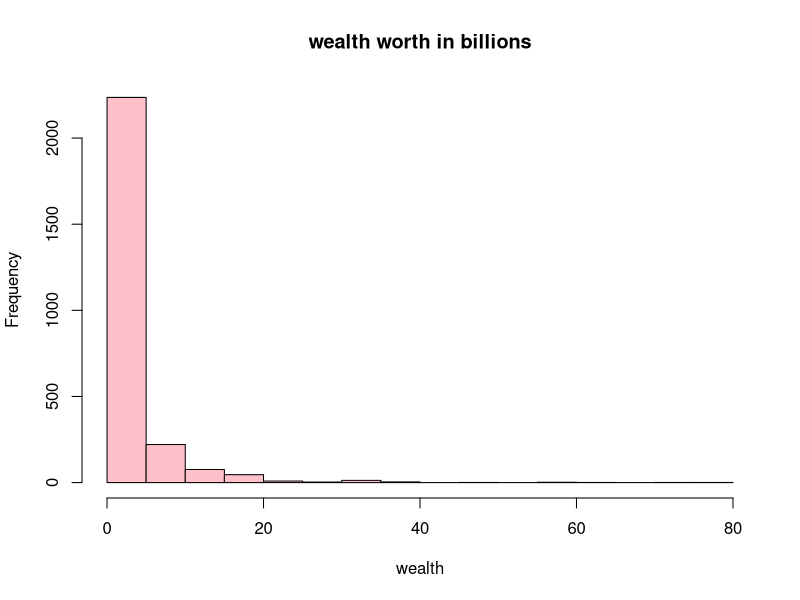
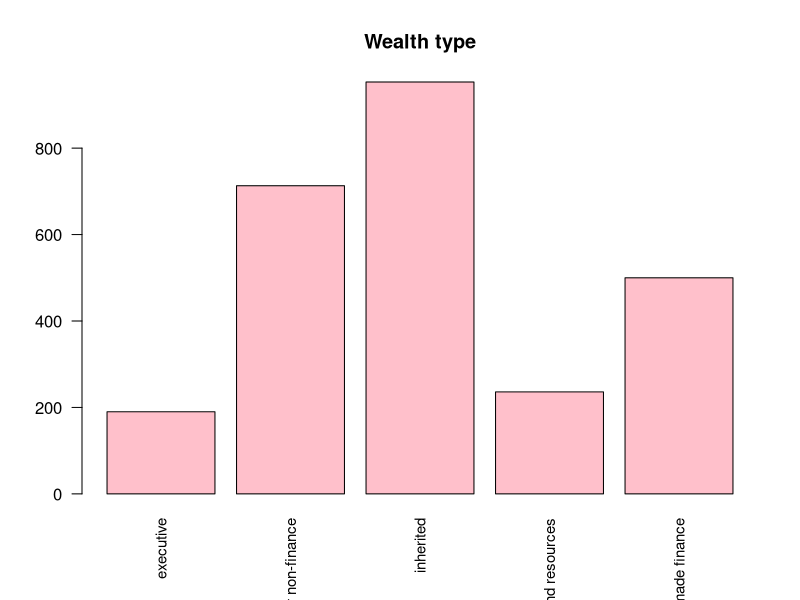
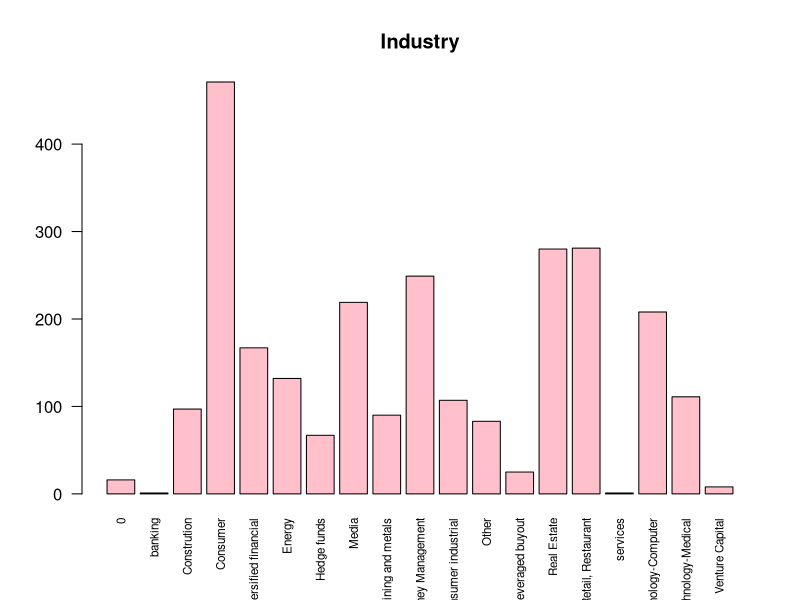
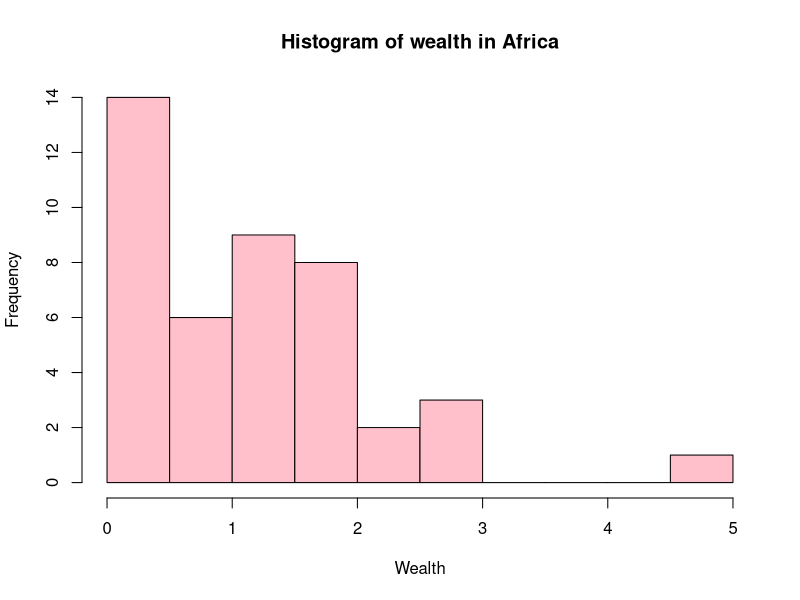
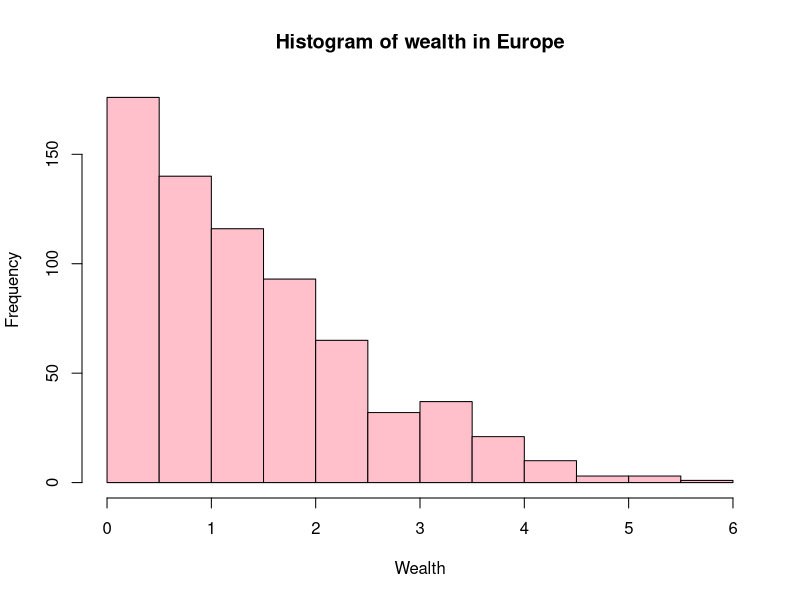
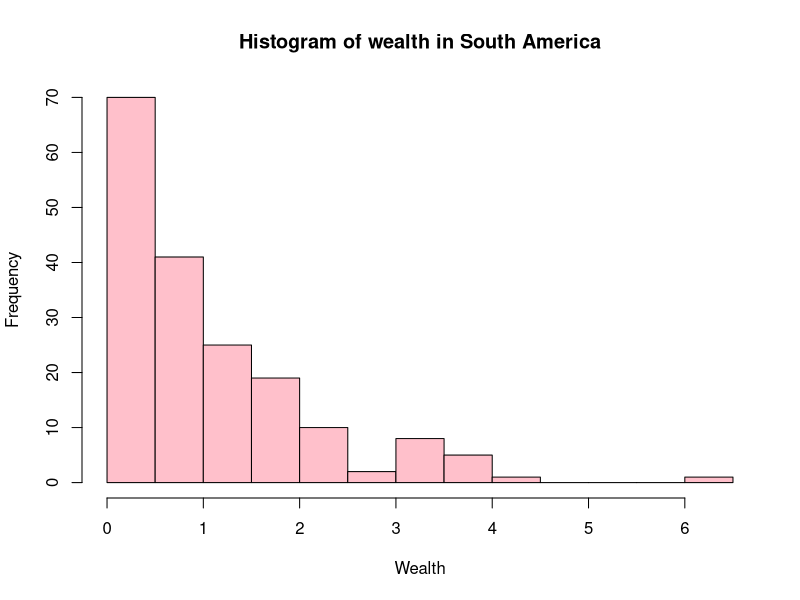
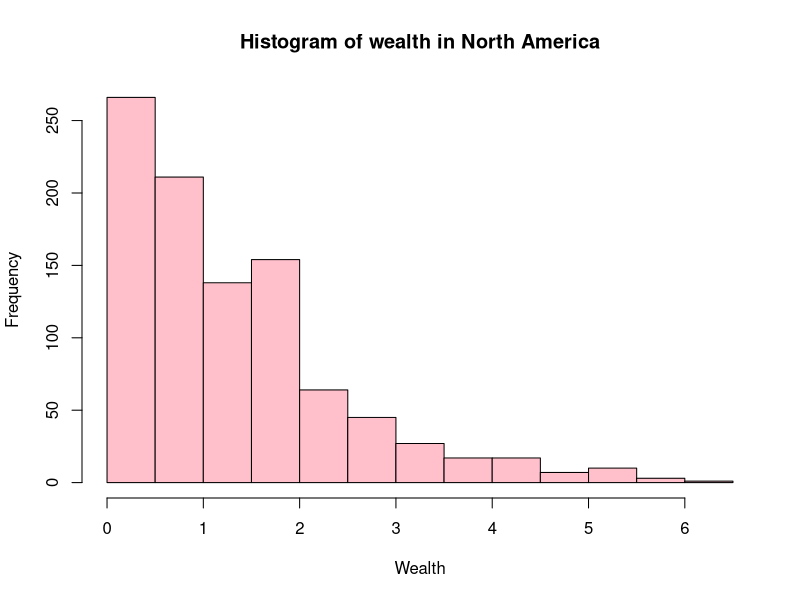
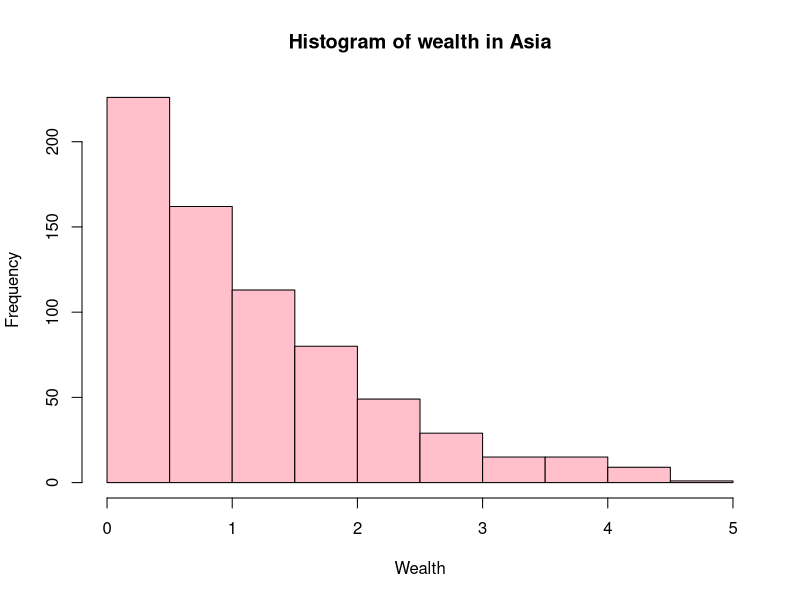

Write R code to recreate these figures, in order.
## ---- chunk 1
knitr::opts_chunk$set(echo = TRUE)
## ---- chunk 2
library("readxl")
library(tidyverse)
library(dplyr)
library(fastDummies)

## ---- chunk 3
# Učitavanje podataka iz excel datoteke
# Promijeniti path u put do datoteke s podacima
bill_data <- read_excel("billionaires.xlsx")
## ---- chunk 4
dim(bill_data) # dimenzije: 2614 redaka i 22 stupaca
names(bill_data) # imena stupaca
view(bill_data)

# klase pojedinih stupaca
sapply(bill_data, class)

# klasa tablice
class(bill_data) 
# zaključak: bill_data podaci su dobro učitani
## ---- chunk 5
# Pomoćna funkcija za izbacivanje stršećih vrijednosti
remove_outliers <- function(data, data_column) {
  quartiles <- quantile(data_column, probs=c(.25, .75), na.rm = FALSE)
  IQR <- IQR(data_column)
  Lower <- quartiles[1] - 1.5*IQR
  Upper <- quartiles[2] + 1.5*IQR 
  
  return(subset(data, data_column >= Lower & data_column <= Upper))
}

cat('\n Dimenzija podataka: ', dim(bill_data))
## ---- chunk 6
for (col_name in names(bill_data)){
  if (sum(is.na(bill_data[,col_name])) > 0){
    cat('Ukupno nedostajućih vrijednosti za varijablu'
        ,col_name, ': ', sum(is.na(bill_data[,col_name])),'\n')
  }
}

## ---- chunk 7

hist(bill_data$`wealth.worth in billions` ,main='wealth worth in billions', xlab='wealth', ylab='Frequency', col="pink")


summary(bill_data$`wealth.worth in billions`)

## ---- chunk 8

barplot(table(bill_data$wealth.type),las=2,cex.names=.9,main='Wealth type',col="pink")


## ---- chunk 9
barplot(table(bill_data$wealth.how.industry),las=2,cex.names=.7,main='Industry',col="pink")


## ---- chunk 10

table(bill_data$demographics.gender)

## ---- chunk 11
median(bill_data$demographics.age)
mean(bill_data$demographics.age)



## ---- chunk 12
levels(factor(bill_data$location.region))
## ---- chunk 13
# is.na ce nam vratiti logical vektor koji ima TRUE na mjestima gdje ima NA:
sum(is.na(bill_data$location.region)) 
 

## ---- chunk 14
table(bill_data$location.region)



## ---- chunk 15


bill_data$location.citizenship[bill_data$location.region == "Middle East/North Africa"]
bill_data$location.citizenship[bill_data$location.region == "0"]

## ---- chunk 16
bill_data_copy = data.frame(bill_data)
tracemem(bill_data)==tracemem(bill_data_copy)
untracemem(bill_data_copy)
untracemem(bill_data_copy)
## ---- chunk 17
# Združimo Europu
for (column_name in c("Europe")){
  bill_data_copy$location.region[bill_data_copy$location.region == column_name] = "Europe";
}

# Združimo Afriku
for (column_name in c("Lebanon","Egypt","Morocco","Algeria")){
  bill_data_copy$location.region[bill_data_copy$location.citizenship == column_name] = "Africa";
}

for (column_name in c("Sub-Saharan Africa")){
  bill_data_copy$location.region[bill_data_copy$location.region == column_name] = "Africa";
}

# združimo Sjevernu Ameriku
for (column_name in c("North America")){
  bill_data_copy$location.region[bill_data_copy$location.region == column_name] = "North America";
  
  for (column_name in c("Bermuda")){
  bill_data_copy$location.region[bill_data_copy$location.citizenship == column_name] = "North America";
}
}

# Združimo Južnu Ameriku
for (column_name in c("Latin America")){
  bill_data_copy$location.region[bill_data_copy$location.region == column_name] = "South America";
}

# Združimo Aziju
for (column_name in c("East Asia","South Asia")){
  bill_data_copy$location.region[bill_data_copy$location.region == column_name] = "Asia";
}
for (column_name in c("Saudi Arabia","Kuwait","United Arab Emirates","Israel","Turkey","Oman","Bahrain")){
  bill_data_copy$location.region[bill_data_copy$location.citizenship == column_name] = "Asia";
}

#Združimo Australiju
for (column_name in c("Australia")){
  bill_data_copy$location.region[bill_data_copy$location.citizenship == column_name] = "Australia";
}


bill_data_copy

## ---- chunk 18
tbl = table(bill_data_copy$location.region)
print(tbl)

## ---- chunk 19

# logaritmirali smo wealth kako bi dobili lijepšu distribuciju na grafovima

wealth <- log(bill_data_copy$wealth.worth.in.billions, 2)

require(nortest)
lillie.test(wealth)

lillie.test(wealth[bill_data_copy$location.region=='Africa'])
lillie.test(wealth[bill_data_copy$location.region=='Europe'])
lillie.test(wealth[bill_data_copy$location.region=='South America'])
lillie.test(wealth[bill_data_copy$location.region=='North America'])
lillie.test(wealth[bill_data_copy$location.region=='Asia'])
lillie.test(wealth[bill_data_copy$location.region=='Australia'])


hist(wealth[bill_data_copy$location.region=='Africa'], main = "Histogram of wealth in Africa", xlab="Wealth", col= "pink")
hist(wealth[bill_data_copy$location.region=='Europe'], main = "Histogram of wealth in Europe", xlab="Wealth", col= "pink")
hist(wealth[bill_data_copy$location.region=='South America'], main = "Histogram of wealth in South America", xlab="Wealth", col= "pink")
hist(wealth[bill_data_copy$location.region=='North America'], main = "Histogram of wealth in North America", xlab="Wealth", col= "pink")
hist(wealth[bill_data_copy$location.region=='Asia'], main = "Histogram of wealth in Asia", xlab="Wealth", col= "pink")
hist(wealth[bill_data_copy$location.region=='Australia'], main = "Histogram of wealth in Australia", xlab="Wealth", col= "pink")

## ---- chunk 20

# Testiranje homogenosti varijance uzoraka Bartlettovim testom

bartlett.test(wealth ~ bill_data_copy$location.region )


var((wealth[bill_data_copy$location.region=='Africa']))
var((wealth[bill_data_copy$location.region=='Asia']))
var((wealth[bill_data_copy$location.region=='Europe']))
var((wealth[bill_data_copy$location.region=='North America']))
var((wealth[bill_data_copy$location.region=='South America']))
var((wealth[bill_data_copy$location.region=='Australia']))

## ---- chunk 21

# Graficki prikaz podataka
boxplot(wealth ~ bill_data_copy$location.region, xlab="Continent", ylab="Wealth", col= "pink")

## ---- chunk 22

mean_all= mean(bill_data_copy$wealth.worth.in.billions)
mean_all
mean_by_continent <- bill_data_copy %>% 
  group_by(location.region) %>% 
  summarize(mean_continent = mean(wealth.worth.in.billions))
mean_by_continent



## ---- chunk 23

# Alternativa ANOVI - Kruskal - Wallis test

kruskal.test(bill_data_copy$wealth.worth.in.billions ~ bill_data_copy$location.region)


## ---- chunk 24
inherited = bill_data[bill_data$wealth.how.inherited!="not inherited",]
non_inherited = bill_data[bill_data$wealth.how.inherited=="not inherited",]
## ---- chunk 25
inherited_mean = mean(inherited$`wealth.worth in billions`)
print(inherited_mean)

non_inherited_mean = mean(non_inherited$`wealth.worth in billions`)
print(non_inherited_mean)

## ---- chunk 26
hist(inherited$`wealth.worth in billions`, breaks = 20, main = "Histogram of wealth that is inherited", xlab="inherited wealth", col= "pink")
boxplot(inherited$`wealth.worth in billions`, col = "pink")

hist(non_inherited$`wealth.worth in billions`, breaks = 20, main = "Histogram of wealth that is not inherited", xlab="non inherited wealth", col= "pink")
boxplot(non_inherited$`wealth.worth in billions`, col ="pink")
## ---- chunk 27
qqnorm(inherited$`wealth.worth in billions`, pch = 1, frame = FALSE,main='Inherited')
qqline(inherited$`wealth.worth in billions`, col = "blue", lwd = 2)

qqnorm(non_inherited$`wealth.worth in billions`, pch = 1, frame = FALSE,main='Non inherited')
qqline(non_inherited$`wealth.worth in billions`, col = "red", lwd = 2)

## ---- chunk 28
ks.test(inherited$`wealth.worth in billions`, y="pnorm")
ks.test(non_inherited$`wealth.worth in billions`, y="pnorm")
## ---- chunk 29
 
wilcox.test(inherited_mean, non_inherited_mean, alt = "greater")

## ---- chunk 30
exclude_cols = c("name", "company.name", "rank", "location.gdp", "location.country code", "location.citizenship", "wealth.how.from emerging", "wealth.how.was founder", "wealth.how.was political", "company.sector")

bill_data_clean <- bill_data %>% select(-one_of(exclude_cols)) %>% arrange(year)

bill_data_clean[["company.relationship"]] <- tolower(bill_data_clean[["company.relationship"]] )

bill_data_clean <- bill_data_clean %>% filter(demographics.age > 0)
bill_data_clean <- bill_data_clean %>% filter(!location.region == "0")

# inflation rate $1.00 (1996) -> $1.51 (2014), +50.9%
# inflation rate $1.00 (2001) -> $1.34 (2014), +33.7%
bill_data_clean[bill_data_clean$year == "1996", "wealth.worth in billions"] <- bill_data_clean[bill_data_clean$year == "1996", "wealth.worth in billions"] * 1.509
bill_data_clean[bill_data_clean$year == "2001", "wealth.worth in billions"] <- bill_data_clean[bill_data_clean$year == "2001", "wealth.worth in billions"] * 1.337

# Iskoristili smo godinu da ažuriramo cijene (inflacija), sad ju odbacujemo
bill_data_clean <- bill_data_clean %>% select(., -year)

bill_data_clean$company.relationship <- gsub(".*\b(owner)\b.*", "owner", bill_data_clean$company.relationship)
bill_data_clean$company.relationship <- gsub(".*(ceo|chief executive officeor|chief executive officer|chief executive|exectuitve).*", "ceo", bill_data_clean$company.relationship)
bill_data_clean$company.relationship <- gsub(".*(founder).*", "founder", bill_data_clean$company.relationship)
bill_data_clean$company.relationship <- gsub(".*(chair|chari).*", "chairman", bill_data_clean$company.relationship)
bill_data_clean$company.relationship <- gsub(".*(director).*", "director", bill_data_clean$company.relationship)
bill_data_clean$company.relationship <- gsub(".*(head).*", "head", bill_data_clean$company.relationship)
bill_data_clean$company.relationship <- gsub(".*(president).*", "president", bill_data_clean$company.relationship)

bill_data_clean <- bill_data_clean %>% drop_na()

bill_categorical <- bill_data_clean %>% select(where(is_character))
bill_numeric <- bill_data_clean %>% select(where(is.numeric))
bill_categorical_onehot = dummy_cols(bill_categorical, remove_first_dummy = TRUE, remove_selected_columns = TRUE)
bill_categorical_onehot <- bill_categorical_onehot[, colSums(bill_categorical_onehot) > 5]
bill_data_clean <- bind_cols(bill_numeric, bill_categorical_onehot)
## ---- chunk 31
correlation_threshold = 0.9
tmp <- corr_table <- cor(bill_data_clean)
tmp[upper.tri(tmp)] <- 0
diag(tmp) <- 0  # clean diagonal which is always 1
bill_data_clean <- bill_data_clean[, apply(tmp,2,function(x) all(x<= correlation_threshold))]

bill_data_clean <- remove_outliers(bill_data_clean, bill_data_clean$`wealth.worth in billions`)
wealth <- bill_data_clean$`wealth.worth in billions`
## ---- chunk 32
w <- corr_table[, "wealth.worth in billions"]
w <- abs(w)

corr_wealth_vars <- w[order(w, decreasing = TRUE)]
cat("")
corr_wealth_vars[2:6]
## ---- chunk 33
# x setup, y = wealth
normalized<-function(y) {
  x<-y[!is.na(y)]
  x<-(x - min(x)) / (max(x) - min(x))
  y[!is.na(y)]<-x
  return(y)
}

# `wealth.how.industry_Retail, Restaurant` casues fitting issues
exclude_cols = c("wealth.worth in billions", "wealth.how.industry_Retail, Restaurant", "wealth.type_inherited")
x <- bill_data_clean %>% select(-one_of(exclude_cols))
x[, c("company.founded", "demographics.age")] <- apply(x[, c("company.founded", "demographics.age")] , 2 , normalized) # minmax scaling
x <- x[,order(colnames(x))]

## ---- chunk 34
cat("Ukupan broj regresora:", length(colnames(x)), "\n")
p_value_column <- 4
model_all_vars <- lm(wealth ~ . , x)
sa <- summary(model_all_vars)
cat("Postotak varijance objašnjen linearnim modelom", sa$adj.r.squared * 100, "%\n")
coef <- sa$coefficients
coef_sorted <- coef[order(coef[,p_value_column]),]
cat("Prvih 5 regresora sortiranih uzlazno po p vrijednosti:\n")
coef_sorted[1:5,]
## ---- chunk 35

n = 10
filtered_col_names = c()
r_squares = c()
ps = c()
col_names=colnames(x)

for(i in 1:ncol(x)){
  
  col_name=col_names[i]
  model=lm(wealth ~ x[[col_name]]) # napravi lienarni model s jednim regresorom
  summary_model = summary(model)
  
  filtered_col_names <- append(filtered_col_names, col_name)
  r_squares <- append(r_squares, summary_model$r.squared)
  ps <- append(ps,  summary_model$coefficients[,4][2])
}

df_g_squares=data.frame(filtered_col_names, r_squares, ps)
df_top_predictors = df_g_squares[order(df_g_squares$ps), ]
df_top_predictors[1:n, ]
top_n_predictors_one_var_lin <- df_top_predictors[1:n, "filtered_col_names"]
## ---- chunk 36
a <- anova(model_all_vars)
ps_a <- a$`Pr(>F)`
ps_a <- head(ps_a, -1) # anova returns NA for last element

ps_a_ord <- order(ps_a)
sorted_cols <- colnames(x)[order(colnames(x))]
top_predictors_anova <- sorted_cols[ps_a_ord][1:n]

top_predictors = c(top_predictors_anova, top_n_predictors_one_var_lin)
top_predictors <- top_predictors[!duplicated(top_predictors)]

cat("Broj regersora", length(top_predictors))
model_top_preds <- lm(wealth ~ . , x[, top_predictors])
summary(model_top_preds)
## ---- chunk 37
require(nortest)
hist(rstandard(model_top_preds))
qqnorm(rstandard(model_top_preds))
qqline(rstandard(model_top_preds), col = "blue", lwd = 2)
ks.test(rstandard(model_top_preds),'pnorm')
lillie.test(rstandard(model_top_preds))
## ---- chunk 38
non_inherited_2014 <- non_inherited[non_inherited$year == 2014,]
non_inherited_2001 <- non_inherited[non_inherited$year == 2001,]
non_inherited_2014_new = bill_data[FALSE,]
non_inherited_2001_old = bill_data[FALSE,]

# selekcija novonastalih milijardera iz 2014. koji nisu bili na prethodnoj listi iz 2001.
for(i in 1:nrow(non_inherited_2014)) {
  r <- non_inherited_2014[i,]
  if(sum(str_detect(non_inherited_2001$name, r[[1]])) == 0) {
    non_inherited_2014_new <- rbind(non_inherited_2014_new, non_inherited_2014[i,])
  }
}

# selekcija milijardera iz 2001. koji nisu na listi iz 2014.
for(i in 1:nrow(non_inherited_2001)) {
  r <- non_inherited_2001[i,]
  if(sum(str_detect(non_inherited_2014$name, r[[1]])) == 0) {
    non_inherited_2001_old <- rbind(non_inherited_2001_old, non_inherited_2001[i,])
  }
}
## ---- chunk 39

par(mar=c(10,7,1,1))
barplot(sort(table(subset(non_inherited_2014$wealth.how.industry, non_inherited_2014$wealth.how.industry != "0")), decreasing = TRUE),
        main = "Distribution of billionaires by industry in 2014",
        las = 2, col="pink")
## ---- chunk 40
par(mar=c(10,5,1,1))
barplot(sort(table(subset(non_inherited_2014_new$wealth.how.industry, non_inherited_2014_new$wealth.how.industry != "0")), decreasing = TRUE),
        main = "Distribution of newly made billionaires by industry in 2014",
        las = 2, col ="pink")
## ---- chunk 41
par(mar=c(10,5,1,1))
barplot(sort(table(subset(non_inherited_2001_old$wealth.how.industry, non_inherited_2001_old$wealth.how.industry != "0")), decreasing = TRUE),
        main = "Distribution of ex-billionaires by industry in 2001",
        las = 2, col="pink")
## ---- chunk 42
bill_data_gender= bill_data_copy%>% filter(!is.na(demographics.gender))



women = bill_data_gender[bill_data_gender$demographics.gender == "female",]
men = bill_data_gender[bill_data_gender$demographics.gender == "male",]


## ---- chunk 43
women_mean = mean(women$wealth.worth.in.billions)
women_mean
men_mean = mean(men$wealth.worth.in.billions)
men_mean
## ---- chunk 44
hist(women$wealth.worth.in.billions,
     main='Histogram of womens wealth worth in billions',
     xlab='Wealth',
     col="pink")

hist(men$wealth.worth.in.billions,
     main='Histogram of mens wealth worth in billions',
     xlab='Wealth',
     col="pink")



## ---- chunk 45
ks.test(women$wealth.worth.in.billions, y="pnorm")
ks.test(men$wealth.worth.in.billions, y="pnorm")
## ---- chunk 46
 
wilcox.test(women_mean, men_mean, alt = "greater")
